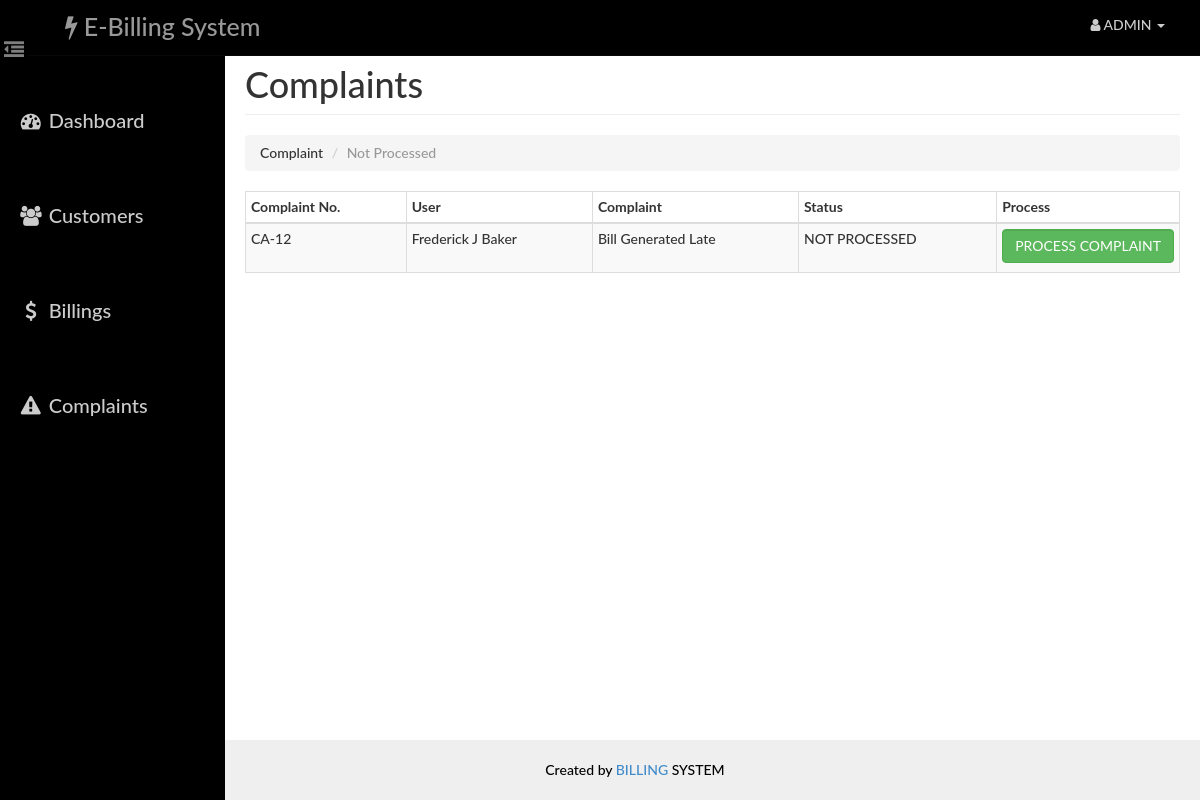
Page /admin/complaint.php (signed in) on the earlier database version.
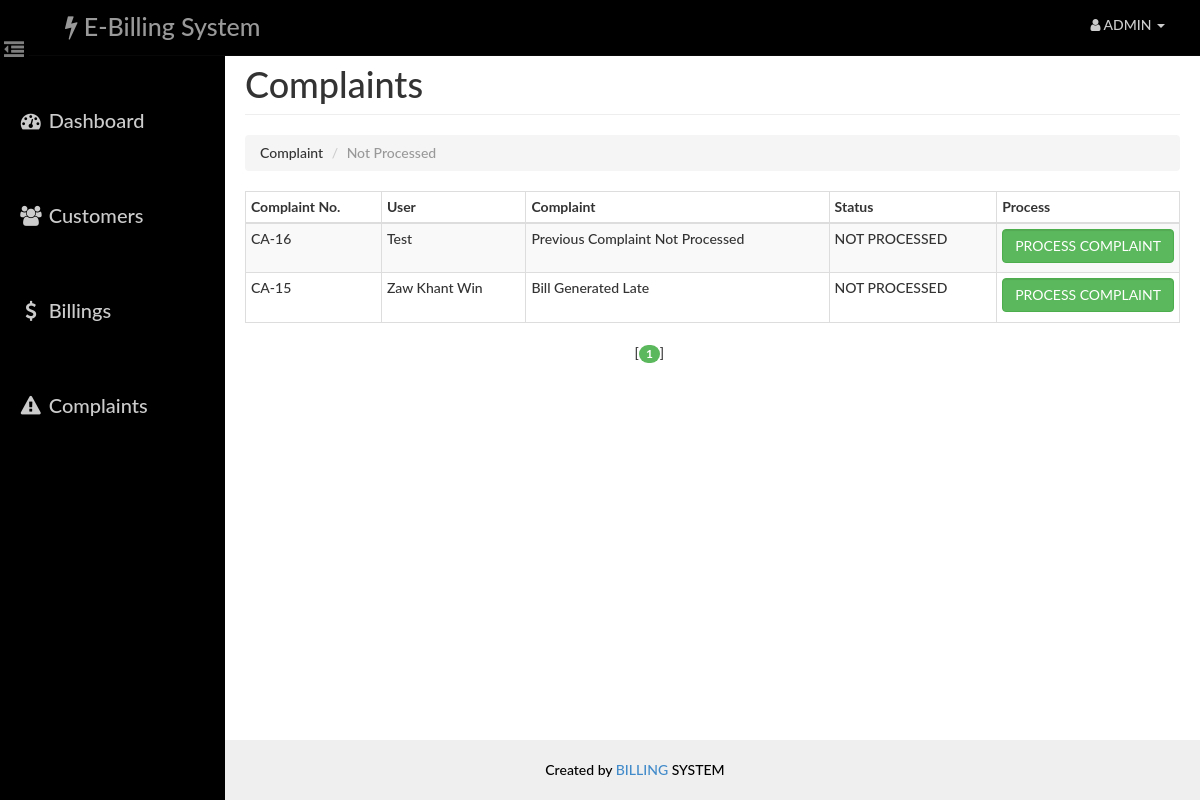
Same page on the later database version.
### tables this page shows
CREATE TABLE `complaint` (
  `id` int(14) NOT NULL AUTO_INCREMENT,
  `uid` int(14) NOT NULL,
  `aid` int(14) NOT NULL,
  `complaint` varchar(140) NOT NULL,
  `status` varchar(40) NOT NULL,
  PRIMARY KEY (`id`),
  KEY `aid` (`aid`),
  KEY `uid` (`uid`),
  CONSTRAINT `complaint_ibfk_1` FOREIGN KEY (`aid`) REFERENCES `admin` (`id`) ON DELETE CASCADE ON UPDATE CASCADE,
  CONSTRAINT `complaint_ibfk_2` FOREIGN KEY (`uid`) REFERENCES `user` (`id`) ON DELETE CASCADE ON UPDATE CASCADE
);

CREATE TABLE `user` (
  `id` int(14) NOT NULL AUTO_INCREMENT,
  `name` varchar(40) NOT NULL,
  `email` varchar(40) NOT NULL,
  `phone` varchar(255) NOT NULL,
  `pass` varchar(20) NOT NULL,
  `address` varchar(100) NOT NULL,
  PRIMARY KEY (`id`)
);

### admin/paging1.php (called while the page is built)
<?php
    $rowsperpage = 5;
    $totalpages = ceil($numrows / $rowsperpage);
    if (isset($_GET['currentpage']) && is_numeric($_GET['currentpage'])) {
       $currentpage = (int) $_GET['currentpage'];
    } else {
       $currentpage = 1;
    }
    if ($currentpage > $totalpages) {
       $currentpage = $totalpages;
    }
    if ($currentpage < 1) {
       $currentpage = 1;
    }
    $offset = ($currentpage - 1) * $rowsperpage;
 ?>

### Includes/admin.php (called while the page is built, shortened)
<?php
    function retrieve_complaints_history($id,$offset,$rowsperpage)
    {
        global $con;
        $query  = "SELECT complaint.id AS id , complaint.complaint AS complaint , complaint.status AS status , user.name AS uname ";
        $query .= "FROM user , complaint ";
        $query .= "WHERE complaint.uid=user.id AND status='NOT PROCESSED' ";
        $query .= "ORDER BY complaint.id desc  ";
        $query .= "LIMIT {$offset}, {$rowsperpage} ";
        $result = mysqli_query($con,$query);
        return $result;
    }
 ?>

### admin/complaint.php (the view, shortened to what this page needs)
<?php
    require_once('head_html.php');
    require_once('../Includes/session.php');
    require_once('../Includes/admin.php');
?>
<body>
    <div id="wrapper">
        <?php
            require_once("nav.php");
            require_once("sidebar.php");
        ?>
        <div id="page-content-wrapper">
            <div class="container-fluid">
                <div class="row">
                    <div class="col-lg-12">
                        <h1 class="page-header">
                            Complaints
                        </h1>
                        <ol class="breadcrumb">
                          <li>Complaint</li>
                          <li class="active">Not Processed</li>
                        </ol>
                        </div>
                    </div>
                            <div class="table-responsive" style="padding-top: 0">
                                <table class="table table-hover table-striped table-bordered table-condensed">
                                    <thead>
                                        <tr>
                                            <th>Complaint No.</th>
                                            <th>User</th>
                                            <th>Complaint</th>
                                            <th>Status</th>
                                            <th>Process</th>
                                        </tr>
                                    </thead>
                                    <tbody>
                                        <?php
                                            $id=$_SESSION['aid'];
                                            $query1 = "SELECT COUNT(complaint.id) FROM user , complaint  ";
                                            $query1.= " WHERE complaint.uid=user.id AND status='NOT PROCESSED' AND complaint.aid={$id}";
                                            $result1 = mysqli_query($con,$query1);
                                            $row1 = mysqli_fetch_row($result1);
                                            $numrows = $row1[0];
                                            include("paging1.php");
                                            $result = retrieve_complaints_history($_SESSION['aid'],$offset, $rowsperpage);
                                            while($row = mysqli_fetch_assoc($result)){
                                            ?>
                                                <tr>
                                                    <td><?php echo 'CA-'.$row['id'] ?></td>
                                                    <td height="50"><?php echo $row['uname'] ?></td>
                                                    <td><?php echo $row['complaint'] ?></td>
                                                    <td><?php echo $row['status'] ?></td>
                                                    <td width="70">
                                                    <form action="process_complaint.php" method="post">
                                                        <button type="submit" name="complaint_process" class="btn btn-success form-control">PROCESS COMPLAINT  </button>
                                                    </form>
                                                    </td>
                                                </tr>
                                            <?php
                                            }
                                        ?>
                                    </tbody>
                                </table>
                                <?php include("paging2.php");  ?>
                            </div>
            </div>
        </div>
    </div>
 <?php
    require_once("footer.php");
?>
</body>
</html>

### admin/head_html.php (shortened to what this page needs)
<!DOCTYPE html>
<html lang="en">
<head>
    <link href="../assets/css/bootstrap.css" rel="stylesheet">
    <link href="../assets/css/dash_admin.css" rel="stylesheet">
    <link rel="stylesheet" href="https://maxcdn.bootstrapcdn.com/font-awesome/4.2.0/css/font-awesome.min.css">
</head>

### admin/nav.php (shortened to what this page needs)
<nav class="navbar navbar-inverse navbar-fixed-top" role="navigation">
    <div class="navbar-header">
        <a class="navbar-brand" href="index.php"><i class="fa fa-bolt"></i> E-Billing System</a>
    </div>
    <a style="position:absolute;top:35px;left:-1px;font-size:20px;color:#7f7f7f;padding:5px;background-color: #000;border-bottom-right-radius:10px; " href="#menu-toggle" id="menu-toggle" <i class="fa fa-dedent"></i></a>
    <ul class="nav navbar-right top-nav">
        <li class="dropdown">
            <?php
                echo "<a href=\"#\" class=\"dropdown-toggle\" data-toggle=\"dropdown\"><i class=\"fa fa-user\"></i> ADMIN <b class=\"caret\"></b></a> ";
             ?>
        </li>
    </ul>
</nav>

### admin/sidebar.php
<div id="sidebar-wrapper">
    <ul class="sidebar-nav">
        <li class="active">
            <a href="index.php"><i class="fa fa-fw fa-dashboard"></i> Dashboard</a>
        </li>
        <li>
            <a href="users.php"><i class="fa fa-fw fa-users"></i> Customers </a>
        </li>
        <li>
            <a href="bill.php"><i class="fa fa-fw fa-dollar"></i> Billings </a>
        </li>
        <li>
            <a href="complaint.php"><i class="fa fa-fw fa-exclamation-triangle"></i> Complaints </a>
        </li>
    </ul>
</div>

### admin/footer.php
<footer class="text-center">
    <div class="footer-below">
        <div class="container">
            Created by <a href="">BILLING </a> SYSTEM
        </div>
    </div>
</footer>

### admin/paging2.php (shortened to what this page needs)
<?php
       $range = 3;
echo "<div class=\"col-md-offset-5\">";
       for ($x = ($currentpage - $range); $x < (($currentpage + $range) + 1); $x++) {
          if (($x > 0) && ($x <= $totalpages)) {
             if ($x == $currentpage) {
                echo " [<b><span class=\"badge badge-custom-success\">$x</b>] ";
             } else {
                echo " <a href='{$_SERVER['PHP_SELF']}?currentpage=$x'><span class=\"badge badge-custom-primary\">$x</a> ";
             }
          }
      }
echo "</div>";
 ?>

### assets/css/dash_admin.css (style rules this page uses)
html { height: 100%; }
body, html { width: 100%; height: 100%; }
body, h1, h2, h3, h4, h5, h6 { font-family: "Lato","Helvetica Neue",Helvetica,Arial,sans-serif; font-weight: 500; }
#wrapper { padding-left: 10px; padding-top: 5px; -webkit-transition: all 0.5s ease; -moz-transition: all 0.5s ease; -o-transition: all 0.5s ease; transition: all 0.5s ease; }
#sidebar-wrapper { margin-top: 20px; z-index: 1000; position: fixed; left: 250px; width: 0; height: 100%; margin-left: -250px; overflow-y: auto; background: #000; -webkit-transition: all 0.5s ease; -moz-transition: all 0.5s ease; -o-transition: all 0.5s ease; transition: all 0.5s ease; }
#page-content-wrapper { width: 100%; padding: 15px; min-height:100%; }
.navbar { background: #000; }
.navbar-brand { font-family: 'Lato', sans-serif; font-size: 25px; margin-left: 50px; color: #cccccc; }
.top-nav { padding: 0 20px; background: #000; }
.top-nav>li>a { padding-top: 15px; padding-bottom: 15px; line-height: 20px; color: #ccc; }
.sidebar-nav { position: absolute; top: 60px; width: 225px; margin: 0; padding: 0; list-style: none; }
.sidebar-nav li { padding-bottom: 25px; line-height: 70px; font-family: 'Lato', sans-serif; font-size: 20px; }
.sidebar-nav li a { padding-left: 18px; display: block; text-decoration: none; color: #cccccc; }
@media (min-width:768px) { #wrapper { padding-left: 225px; } }
@media (min-width:768px) { #sidebar-wrapper { width: 225px; } }
@media (min-width:768px) { #page-content-wrapper { padding: 20px; } }
.table-responsive { padding-top: 20px; padding-bottom: 20px; }
footer { color: #000; position: absolute; bottom: 0; padding-left: 0px; width: 100%; }
footer .footer-below { padding: 20px 0px; padding-left: 50px; background-color: #efefef; }
.badge-custom-success { background-color: #5cb85c; }

Differences in the rows shown:
removed complaint: id "12", uid.name "Frederick J Baker", complaint "Bill Generated Late", status "NOT PROCESSED"
added complaint: id "16", uid.name "Test", complaint "Previous Complaint Not Processed", status "NOT PROCESSED"
added complaint: id "15", uid.name "Zaw Khant Win", complaint "Bill Generated Late", status "NOT PROCESSED"
Other differences:
new list line: "[ 1 ]"
